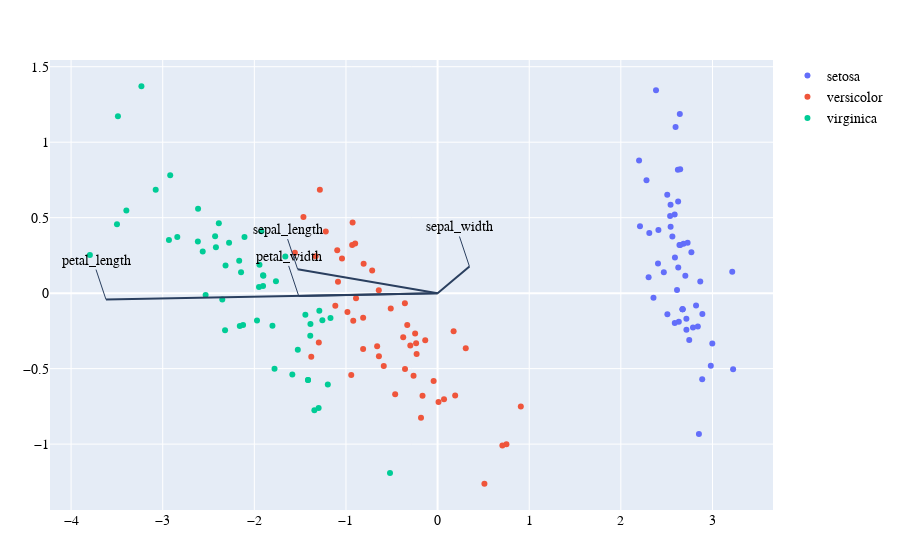

The notebook cell this image was saved under:
### Markdown cell above
# Visualize Transformed
It is also possible to visualize loadings using `shapes`, and use `annotations` to indicate which feature a certain loading original belong to. Here, we define loadings as:

$ \text{loadings} = \text{eigenvectors} \cdot \sqrt{\text{eigenvalues}} $

### Code cell
using PlotlyJS, MLJ
using DataFrames: DataFrame, insertcols!, filter
using Tables: rowtable

PCA = @load PCA pkg="MultivariateStats" verbosity=0

function display_iris_2D_pca_before_after()
    df = DataFrame(dataset("iris"))
    axes = [:petal_length, :petal_width, :sepal_length, :sepal_width]
    X, = unpack(df, ∈(axes))
    coerce!(X, Any => Continuous)
    
    mach = machine(PCA(pratio=0.999,maxoutdim=2), X)
    fit!(mach)
    
    Xpca = transform(mach, X)
    insertcols!(Xpca, :species=>df[!,:species])
    
    projection = fitted_params(mach).projection
    loadings = projection' .* report(mach).principalvars
    
    axes_pca = Symbol.(filter!(∋('x'), names(Xpca)))
    scatter_pca_traces = [
                      scatter(
                       filter(:species=>==(sps),Xpca); x=:x1, y=:x2, mode="markers", name=sps) 
                     for sps in unique(df[!,:species])]
    
    annotations=[attr(x=loadings[1, i], y=loadings[2, i], text=axes[i], xanchor="center", yanchor="bottom") 
                 for i in 1:length(axes)]
    shapes=[line(x0=0, y0=0, x1=loadings[1, i], y1=loadings[2, i]) for i in 1:length(axes)]
    
    layout = Layout(font=attr(family="Courier New", size=14, color="Black"), 
                    shapes=shapes, annotations=annotations)
    Plot([scatter_pca_traces...], layout)
end

display_iris_2D_pca_before_after()

### Figure 1 — Plotly figure (JSON) as saved in the notebook; plotly's stock layout.template omitted (floating-point values rounded to 4 significant figures)
{"data": [{"mode": "markers", "name": "setosa", "type": "scatter", "x": [2.684, 2.715, 2.89, 2.746, 2.729, 2.28, 2.821, 2.626, 2.888, 2.674, 2.507, 2.613, 2.787, 3.225, 2.644, 2.384, 2.623, 2.648, 2.199, 2.587, 2.311, 2.543, 3.216, 2.303, 2.356, 2.508, 2.469, 2.562, 2.64, 2.633, 2.588, 2.41, 2.648, 2.597, 2.674, 2.867, 2.625, 2.674, 2.982, 2.59, 2.77, 2.852, 2.998, 2.406, 2.209, 2.716, 2.538, 2.84, 2.543, 2.704], "y": [0.3266, -0.1696, -0.1373, -0.3111, 0.3339, 0.7478, -0.0821, 0.1704, -0.5708, -0.1067, 0.6519, 0.02152, -0.2277, -0.5033, 1.186, 1.345, 0.8181, 0.3191, 0.8792, 0.5205, 0.3979, 0.44, 0.1416, 0.1055, -0.03121, -0.1391, 0.1379, 0.3747, 0.3193, -0.1901, -0.1974, 0.4181, 0.82, 1.1, -0.1067, 0.07719, 0.6068, -0.1067, -0.4803, 0.2361, 0.2711, -0.9329, -0.3343, 0.1959, 0.4427, -0.2427, 0.5104, -0.2206, 0.5863, 0.115]}, {"mode": "markers", "name": "versicolor", "type": "scatter", "x": [-1.285, -0.9324, -1.464, -0.181, -1.087, -0.6404, -1.095, 0.7515, -1.043, 0.01019, 0.5111, -0.5111, -0.2623, -0.984, 0.1749, -0.9276, -0.6596, -0.2345, -0.9424, -0.04325, -1.116, -0.3568, -1.296, -0.9205, -0.714, -0.8996, -1.331, -1.557, -0.8125, 0.3073, 0.07034, 0.1919, -0.135, -1.379, -0.5873, -0.8072, -1.22, -0.8129, -0.2452, -0.1645, -0.463, -0.8902, -0.2289, 0.7071, -0.3555, -0.3311, -0.3752, -0.6417, 0.9085, -0.2978], "y": [0.6854, 0.3192, 0.5042, -0.8256, 0.07539, -0.4173, 0.2839, -1.001, 0.229, -0.7206, -1.262, -0.1023, -0.5479, -0.1244, -0.2518, 0.4682, -0.352, -0.3319, -0.5418, -0.5815, -0.08421, -0.06682, -0.3276, -0.1824, 0.1504, 0.3296, 0.2447, 0.2674, -0.1623, -0.3651, -0.7025, -0.6775, -0.3117, -0.4212, -0.4833, 0.1951, 0.408, -0.3707, -0.2667, -0.6797, -0.6695, -0.03381, -0.4023, -1.008, -0.5032, -0.2112, -0.2916, 0.01907, -0.7516, -0.347]}, {"mode": "markers", "name": "virginica", "type": "scatter", "x": [-2.532, -1.414, -2.616, -1.971, -2.35, -3.397, -0.5194, -2.932, -2.32, -2.918, -1.662, -1.802, -2.165, -1.345, -1.585, -1.905, -1.949, -3.489, -3.795, -1.298, -2.428, -1.198, -3.499, -1.388, -2.276, -2.614, -1.258, -1.291, -2.123, -2.388, -2.841, -3.232, -2.159, -1.443, -1.78, -3.077, -2.145, -1.905, -1.169, -2.108, -2.314, -1.922, -1.414, -2.563, -2.419, -1.944, -1.526, -1.764, -1.902, -1.39], "y": [-0.01184, -0.5749, 0.3419, -0.1811, -0.04188, 0.5472, -1.191, 0.3524, -0.2455, 0.7804, 0.242, -0.2162, 0.2153, -0.7764, -0.5393, 0.1188, 0.04073, 1.172, 0.2533, -0.761, 0.3768, -0.6056, 0.4568, -0.204, 0.3334, 0.5584, -0.1791, -0.1164, -0.2109, 0.4625, 0.3727, 1.371, -0.2183, -0.1438, -0.5015, 0.6858, 0.1389, 0.04805, -0.1645, 0.3715, 0.1826, 0.4093, -0.5749, 0.276, 0.3035, 0.1874, -0.375, 0.07852, 0.1159, -0.2829]}], "layout": {"annotations": [{"text": "petal_length", "x": -3.619, "xanchor": "center", "y": -0.04258, "yanchor": "bottom"}, {"text": "petal_width", "x": -1.516, "xanchor": "center", "y": -0.0181, "yanchor": "bottom"}, {"text": "sepal_length", "x": -1.528, "xanchor": "center", "y": 0.159, "yanchor": "bottom"}, {"text": "sepal_width", "x": 0.3476, "xanchor": "center", "y": 0.1768, "yanchor": "bottom"}], "font": {"color": "Black", "family": "Courier New", "size": 14}, "margin": {"b": 50, "l": 50, "r": 50, "t": 60}, "shapes": [{"type": "line", "x0": 0, "x1": -3.619, "y0": 0, "y1": -0.04258}, {"type": "line", "x0": 0, "x1": -1.516, "y0": 0, "y1": -0.0181}, {"type": "line", "x0": 0, "x1": -1.528, "y0": 0, "y1": 0.159}, {"type": "line", "x0": 0, "x1": 0.3476, "y0": 0, "y1": 0.1768}]}}
